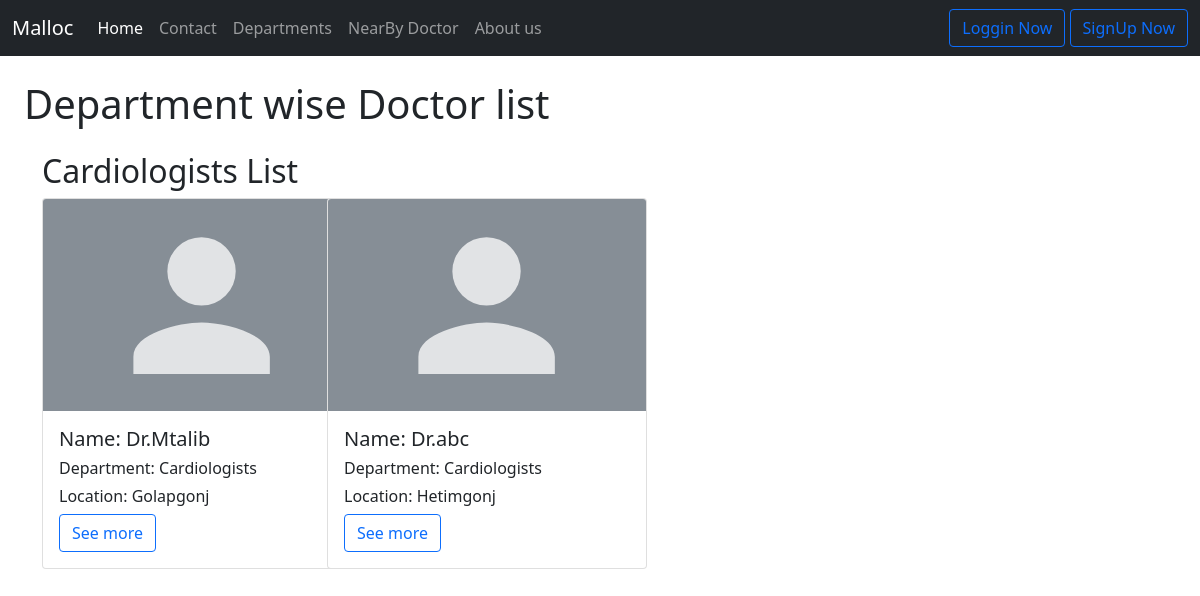
The page /Cardiologists on the database as committed earlier.
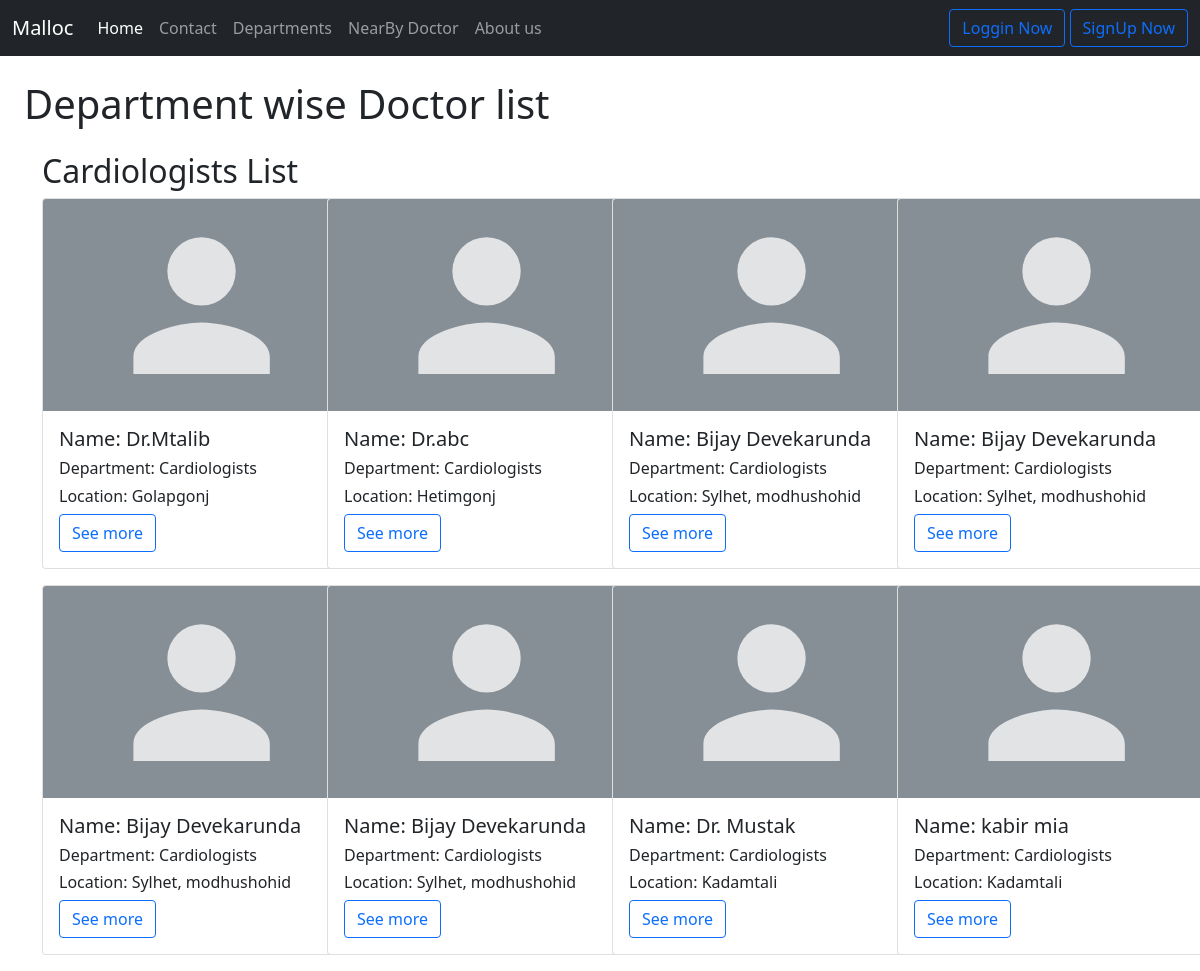
The same page on the database as committed later.
### home/models.py (models this page shows, shortened)
class NearBy_Doctor(models.Model):
    doctor_name = models.CharField(max_length=122)
    department = models.CharField(max_length=122)
    location = models.CharField(max_length=122)
    working_H = models.CharField(max_length=122)
    brife =models.TextField()
    clinicloc = models.CharField( max_length=122)
    nw_pat_fee = models.CharField( max_length=122)
    ret_pat_fee = models.CharField( max_length=122)
    repo_fee = models.CharField( max_length=122)
    lag_spoken = models.CharField( max_length=122)
    sunday_mor = models.CharField( max_length=122)
    sunday_ev = models.CharField( max_length=122)
    monday_mor = models.CharField( max_length=122)
    monday_ev = models.CharField( max_length=122)
    tuesday_mor = models.CharField( max_length=122)
    tuesday_ev = models.CharField( max_length=122)
    wedday_mor = models.CharField( max_length=122)
    wedday_ev = models.CharField( max_length=122)
    thursday_mor = models.CharField( max_length=122)
    thursday_ev = models.CharField( max_length=122)
    frday_mor = models.CharField( max_length=122)
    frday_ev = models.CharField( max_length=122)
    satday_mor = models.CharField( max_length=122)
    satday_ev = models.CharField( max_length=122)
    doc_image=models.ImageField(upload_to="upload/", null=True,blank=True)

### home/views.py (the view)
# urls.py: path('Cardiologists', views.Cardiologists, name='Cardiologists Doctors Profile'),
def Cardiologists(request):
    department_name = 'Cardiologists'
    doctors = NearBy_Doctor.objects.filter(department=department_name)
    context = {
        'doctors': doctors
    }
    return render(request, 'DoctorProfile/Cardiologists.html', context)

### template/DoctorProfile/Cardiologists.html (shortened to what this page needs)
{% extends 'base.html' %}
{% block body %}
<h1 class="m-4">Department wise Doctor list</h1>
<div class="container mt-1">
    <h2>Cardiologists List</h2>
    <div class="row">
        {% for doctor in doctors %}
        <div class="col-sm-3">
            <div class="card mb-3" style="width: 20rem;">
                <img src="../static/img/emdoc1.svg" class="card-img-top" alt="Emergency doctor">
                <div class="card-body">
                    <h5 class="card-title">Name: {{doctor.doctor_name}}</h5>
                    <h6>Department: {{doctor.department}}</h6>
                    <h6>Location: {{doctor.location}}</h6>
                    <a href="#" class="btn btn-outline-primary">See more</a>
                </div>
            </div>
        </div>
        {% endfor %}
    </div>
</div>
{% endblock body %}

### template/base.html (shortened to what this page needs)
<!doctype html>
<html lang="en">
<head>
  <link href="https://cdn.jsdelivr.net/npm/bootstrap@5.0.2/dist/css/bootstrap.min.css" rel="stylesheet"
>
  <link rel="stylesheet"
    href="https://cdnjs.cloudflare.com/ajax/libs/bootstrap-datepicker/1.9.0/css/bootstrap-datepicker.min.css">
  <link rel="stylesheet" href="https://cdnjs.cloudflare.com/ajax/libs/font-awesome/4.7.0/css/font-awesome.min.css">
  <link rel="stylesheet" href="https://cdnjs.cloudflare.com/ajax/libs/OwlCarousel2/2.3.4/assets/owl.carousel.min.css"
 />
  <link rel="stylesheet"
    href="https://cdnjs.cloudflare.com/ajax/libs/OwlCarousel2/2.3.4/assets/owl.theme.default.min.css"
 />
    <link href="https://cdn.jsdelivr.net/npm/bootstrap@5.0.2/dist/css/bootstrap.min.css" rel="stylesheet"
>
<link rel="stylesheet" href="https://cdnjs.cloudflare.com/ajax/libs/font-awesome/4.7.0/css/font-awesome.min.css">
</head>
<body>
  <nav class="navbar navbar-expand-lg navbar-dark bg-dark sticky-top">
    <div class="container-fluid">
      <a class="navbar-brand" href="/admin">Malloc</a>
      <div class="collapse navbar-collapse" id="navbarSupportedContent">
        <ul class="navbar-nav me-auto mb-2 mb-lg-0">
          <li class="nav-item">
            <a class="nav-link active" aria-current="page" href="{% url 'home' %}">Home</a>
          </li>
          <li class="nav-item">
            <a class="nav-link" href="/contact">Contact</a>
          </li>
          <li class="nav-item">
            <a class="nav-link" href="#dep1">Departments</a>
          </li>
          <li class="nav-item">
            <a class="nav-link" href="/NearByDoc" tabindex="-1" aria-disabled="false">NearBy Doctor</a>
          </li>
          <li class="nav-item">
            <a class="nav-link" href="/about" tabindex="-1" aria-disabled="false">About us</a>
          </li>
        </ul>
        <div class="d-grid gap-3 d-md-block">
          {% if user.is_authenticated %}
          {% comment %} {% with name=fname %} {% endcomment %}
          <button type="button" class="btn btn-outline-primary" data-bs-toggle="modal"
            data-bs-target="#exampleModalToggle">
            Create Your Account
          </button>
          {% comment %} <a href="#" class="btn btn-outline-primary " tabindex="-1" role="button"
            aria-disabled="true">{{fname}} user</a> {% endcomment %}
          {% comment %} {% endwith %} {% endcomment %}
          {% else %}
          <a href="/login" class="btn btn-outline-primary " tabindex="-1" role="button" aria-disabled="true">Loggin
            Now</a>
          <a href="/signUp" class="btn btn-outline-primary " tabindex="-1" role="button" aria-disabled="true">SignUp
            Now</a>
          {% endif %}
        </div>
      </div>
    </div>
  </nav>
  {% block body %}{% endblock body %}
</body>

Rows that differ between the two databases and show on the page:
added NearBy_Doctor: doctor_name "Bijay Devekarunda", department "Cardiologists", location "Sylhet, modhushohid"
added NearBy_Doctor: doctor_name "Bijay Devekarunda", department "Cardiologists", location "Sylhet, modhushohid"
added NearBy_Doctor: doctor_name "Bijay Devekarunda", department "Cardiologists", location "Sylhet, modhushohid"
added NearBy_Doctor: doctor_name "Bijay Devekarunda", department "Cardiologists", location "Sylhet, modhushohid"
added NearBy_Doctor: doctor_name "Dr. Mustak", department "Cardiologists", location "Kadamtali"
added NearBy_Doctor: doctor_name "kabir mia", department "Cardiologists", location "Kadamtali"
